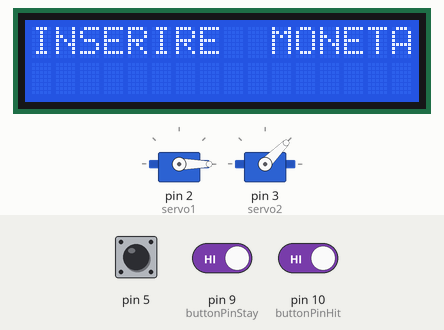
A sketch run on a simulated Arduino Uno, built with avr-gcc and run on an emulated ATmega328P. Parts: 16×2 character LCD, 2 × servo. The inputs (shaded band) are chosen by the test bench; at power-on: pin 5 HIGH, pin 9 (buttonPinStay) HIGH, pin 10 (buttonPinHit) HIGH. Random numbers use the default seed unless the sketch sets one; what the sketch prints to the serial monitor is not drawn.

Above: at 0.1 s.
1.3 s: pin 5 pulled LOW for 2.35 s
At 4.1 s:
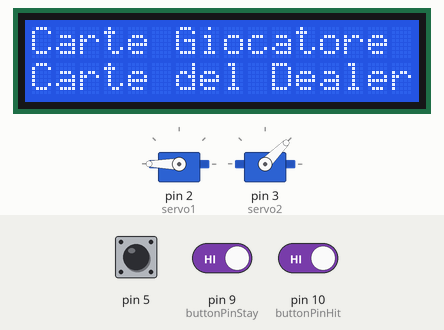
9.6 s: pin 9 (buttonPinStay) driven LOW and pin 10 (buttonPinHit) driven LOW
At 12.3 s:
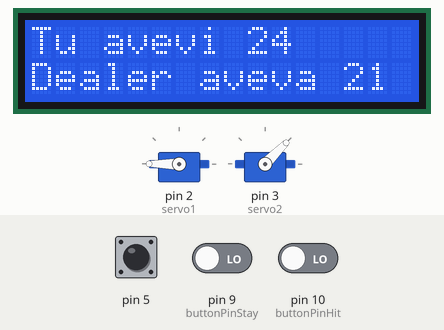
15.6 s: pin 5 pulled LOW for 2.35 s
At 21.8 s:
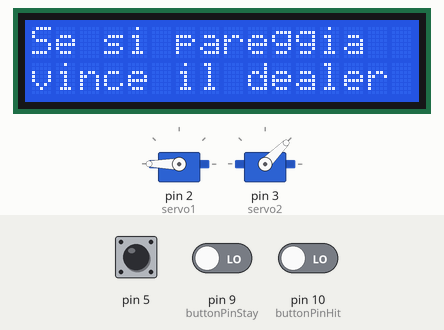
23.9 s: pin 10 (buttonPinHit) driven HIGH
At 26.6 s:
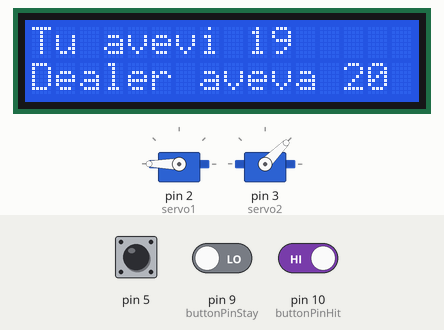
Timing chart, 0 to 31.6 s (numbered marks = the images above; inputs shaded):
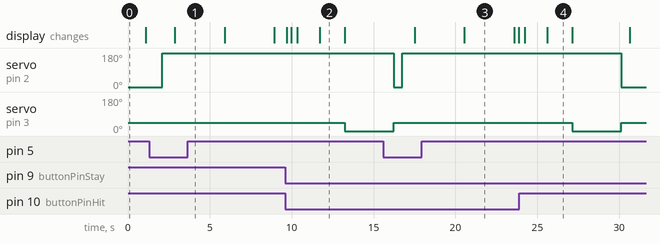

Measured:
- after the input at 1.3 s, servo on pin 2 (servo1): 0° → 180° after 0.79 s
- after the input at 9.6 s, servo on pin 3 (servo2): 45° → 0° after 3.6 s; the display: first changes after 0.09 s (image 2 shows a later state)
- what the display in image 2 shows lasts 1.5 s, from 11.7 s to 13.2 s
- what the display in image 3 shows lasts 3.0 s, from 20.6 s to 23.6 s

The sketch:

Blackjack.ino
```cpp
#include <LiquidCrystal_I2C.h>
#include <Servo.h>
#include <Arduino.h>
using namespace std;


LiquidCrystal_I2C lcd(0x27, 16, 2);
Servo servo1;
Servo servo2;
const int buttonPinHit = 10;
const int buttonPinStay = 9;
float guadagno;


class Card {
public:
    char rank;
    char suit;


    Card() {}


    Card(char rank, char suit) : rank(rank), suit(suit) {}


    int card_value() const {
        if (rank == 'J' || rank == 'Q' || rank == 'K' || rank == 'T') {
            return 10;
        }
        if (rank == 'A') {
            return 1;
        }
        return rank - '0';
    }
};


class Deck {
private:
    Card cards[52];
    int top_card_index;


public:
    Deck() {
        generate_deck();
        top_card_index = 51;
    }


    void generate_deck() {
        int card_index = 0;


        char suits[] = {'S', 'H', 'D', 'C'};
        char ranks[] = {'A', '2', '3', '4', '5', '6', '7', '8', '9', 'T', 'J', 'Q', 'K'};


        for (int s = 0; s < 4; ++s) {
            for (int r = 0; r < 13; ++r) {
                cards[card_index++] = Card(ranks[r], suits[s]);
            }
        }
        shuffle_deck();
    }


    void shuffle_deck() {
        for (int i = 51; i > 0; --i) {
            int j = random(0, i + 1);
            Card temp = cards[i];
            cards[i] = cards[j];
            cards[j] = temp;
        }
    }


    Card deal_card() {
        if (top_card_index < 0) {
            generate_deck();
            top_card_index = 51;
        }
        return cards[top_card_index--];
    }
};


class Hand {
private:
    Deck deck;
    Card cards[10];


public:
    bool soft;
    int card_count;


    Hand() {
        card_count = 0;
        cards[card_count++] = deck.deal_card();
        cards[card_count++] = deck.deal_card();
        soft = false;
    }


    int value() {
        int total = 0;
        int ace_count = 0;


        for (int i = 0; i < card_count; ++i) {
            if (cards[i].rank == 'A') {
                ace_count++;
            } else {
                total += cards[i].card_value();
            }
        }


        for (int i = 0; i < ace_count; i++) {
            if (total + 11 <= 21) {
                total += 11;
                soft = true;
            } else {
                total += 1;
            }
        }


        return total;
    }


    void draw() {
        if (card_count < 10) {
            cards[card_count++] = deck.deal_card();
        }
    }


    String first_card() {
        if (card_count > 0) {
            return String(cards[0].rank) + cards[0].suit + " ";
        }
        return "";
    }


    String hand() {
        String hand;
        for (int i = 0; i < card_count; ++i) {
            hand += cards[i].rank;
            hand += cards[i].suit;
            hand += " ";
        }
        return hand;
    }
};


class Participant {
public:
    bool state = true;
    bool has_stayed = false;
    Hand hand;


    void hit() {
        hand.draw();
        check_bust();
    }


    void stay() {
        has_stayed = true;
    }


    bool check_bust() {
        if (hand.value() > 21) {
            state = false;
            return true;
        }
        return false;
    }
};


class Player : public Participant {
public:
    String hand_view() {
        return hand.hand();
    }
};


class Dealer : public Participant {
public:
    void dealer_strategy() {
        if (hand.value() < 17 || (hand.value() == 17 && hand.soft && hand.card_count < 3)) {
            hit();
        } else {
            stay();
        }
    }


    String card_up() {
        return hand.first_card();
    }
};


class Game {
private:
    Dealer dealer;
    Player player;
    Deck deck;
    bool button_action(int pin) {
        if (digitalRead(pin) == LOW) {
            delay(100);
            return true;
        }
        return false;
    }


public:
    Game() : dealer(), player(), deck() {}


    void player_turn() {
        lcd.setCursor(0, 0);
        lcd.print(player.hand_view());
        int totalValue = player.hand.value();
        lcd.setCursor(14, 0);
        if (totalValue < 10) {
            lcd.print(" ");
        }
        lcd.print(totalValue);
        if (button_action(buttonPinHit)) {
            player.hit();
            Serial.println("Player hits");
        } else if (button_action(buttonPinStay)) {
            player.stay();
            Serial.println("Player stays");
        }
        player.check_bust();
    }


    bool check_win() {
        dealer.check_bust();
        player.check_bust();


        if (!player.state && dealer.state)
            return false;


        if (player.state && !dealer.state)
            return true;


        if (player.state && dealer.state) {
            if (dealer.hand.value() > player.hand.value()) {
                return false;
            } else if (dealer.hand.value() < player.hand.value()) {
                return true;
            } else {
                return false;
            }
        }


        if (player.has_stayed && dealer.has_stayed) {
            if (dealer.hand.value() > player.hand.value()) {
                return false;
            } else if (dealer.hand.value() < player.hand.value()) {
                return true;
            } else {
                return false;
            }
        }
        return false;
    }


    void run() {
        lcd.setCursor(0, 1);
        lcd.print(dealer.card_up());
        while ((player.state && !player.has_stayed) || (dealer.state && !dealer.has_stayed)) {
            if (player.state && !player.has_stayed) {
                player_turn();
            }
            if (dealer.state && !dealer.has_stayed) {
                dealer.dealer_strategy();
                Serial.println("Dealer strategy");
            }
            delay(250);
        }
        delay(1000);
        lcd.clear();
        lcd.setCursor(0, 0);
        lcd.print("Tu avevi ");
        lcd.print(player.hand.value());
        lcd.setCursor(0, 1);
        lcd.print("Dealer aveva ");
        lcd.print(dealer.hand.value());
        lcd.setCursor(0, 0);
        delay(1500);
        lcd.print("   Risultato:   ");
        lcd.setCursor(0, 1);
        if (check_win()) {
            servo2.write(90);
            lcd.print("   Hai vinto!   ");
            delay(3000);
            lcd.clear();
            lcd.setCursor(0, 0);
            lcd.print("Hai vinto: ");
            if(!dealer.state){
              lcd.setCursor(0, 1);
              lcd.print("1 euro!");
            } else {
              guadagno = player.hand.value()-dealer.hand.value();
              lcd.setCursor(0, 1);
              if(guadagno>=2){
                guadagno*=0.5;
                lcd.print(guadagno);
                lcd.print(" euro!");
              } else {
                guadagno*=50;
                lcd.print(guadagno);
                lcd.print(" centesimi!");
              }
            }
        } else {
            servo2.write(-0);
            lcd.print("   Hai perso!   ");
        }
        delay(3000);
        servo2.write(45);
    }
};


void setup() {
    lcd.init();
    lcd.backlight();
    Serial.begin(9600);
    pinMode(9, INPUT_PULLUP);
    pinMode(10, INPUT_PULLUP);
    pinMode(5, INPUT_PULLUP);
    servo1.attach(2);
    servo2.attach(3);
    servo1.write(-180);
    servo2.write(45);
    randomSeed(analogRead(0));
}


void loop() {
    bool button_hit = digitalRead(10);
    bool button_stay = digitalRead(9);
    bool coin_state = digitalRead(5);


    if (coin_state == 1) {
        lcd.clear();
        lcd.setCursor(0, 0);
        lcd.print("INSERIRE  MONETA");
        delay(1000);
        lcd.clear();
        delay(500);
    } else {
        servo1.write(180);
        delay(750);
        lcd.setCursor(0, 0);
        lcd.print("Carte Giocatore");
        lcd.setCursor(0, 1);
        lcd.print("Carte del Dealer");
        delay(3000);
        lcd.clear();
        lcd.setCursor(0, 0);
        lcd.print("Se si pareggia  ");
        lcd.setCursor(0, 1);
        lcd.print("vince il dealer ");
        delay(3000);
        lcd.clear();
        lcd.setCursor(0, 0);
        lcd.print("Premi entrambi i");
        lcd.setCursor(0, 1);
        lcd.print("tasti per inizio");
        while (!(button_hit == LOW && button_stay == LOW)) {
            button_hit = digitalRead(10);
            button_stay = digitalRead(9);
            delay(50);
        }
        lcd.clear();
        delay(250);
        Game game;
        game.run();
        servo1.write(-180);
    }


    delay(500);
}
```
